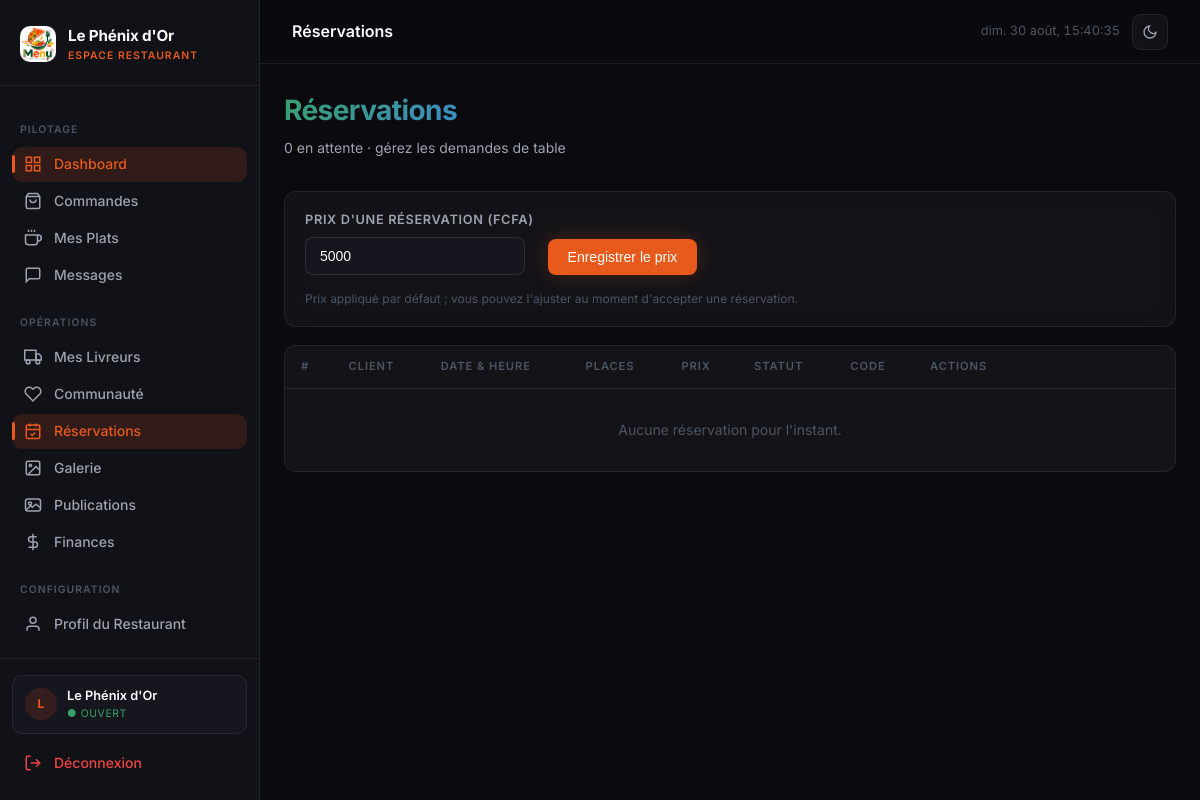
/admin-panel/resto/reservations/ (signed in), run on the app's committed database.
### core/models.py (models this page shows, shortened)
class RestaurantProfile(models.Model):
    user = models.OneToOneField(User, on_delete=models.CASCADE, related_name='restaurant_profile')
    nom = models.CharField(max_length=200)
    description = models.TextField(blank=True)
    adresse = models.CharField(max_length=300)
    ville = models.CharField(max_length=100)
    pays = models.CharField(max_length=100, default='Cameroun')
    latitude = models.DecimalField(max_digits=9, decimal_places=6, null=True, blank=True)
    longitude = models.DecimalField(max_digits=9, decimal_places=6, null=True, blank=True)
    logo = models.ImageField(upload_to='restaurants/logos/', blank=True, null=True)
    cover_image = models.ImageField(upload_to='restaurants/covers/', blank=True, null=True)
    commission_rate = models.DecimalField(max_digits=5, decimal_places=2, default=10.00)
    is_verified = models.BooleanField(default=False)
    is_open = models.BooleanField(default=True)
    temps_livraison_moyen = models.PositiveIntegerField(default=30)
    frais_livraison = models.DecimalField(max_digits=10, decimal_places=0, default=500)
    prix_reservation = models.DecimalField(max_digits=10, decimal_places=0, default=5000)
    note_cache = models.DecimalField(max_digits=3, decimal_places=1, default=0)
    created_at = models.DateTimeField(auto_now_add=True)
    class Meta:
        verbose_name = 'Profil Restaurant'
        verbose_name_plural = 'Profils Restaurants'
    @property
    def nb_publications_attente(self):
        return self.publications.filter(statut='en_attente', supprime_par='').count()

### core/views/resto_ws.py (the view, shortened to what this page needs)
# urls.py: path('resto/reservations/', resto_ws.reservations, name='resto_reservations'),
@resto_required
def reservations(request):
    resto = request.resto
    resas = resto.reservations.select_related('client').all()
    return render(request, 'resto/reservations.html', {
        'resto': resto,
        'reservations': resas,
        'en_attente': resas.filter(statut='en_attente').count(),
        'active_page': 'reservations',
    })

### core/views/resto_ws.py (called while the page is built)
def resto_required(view):
    @wraps(view)
    @login_required(login_url='core:login')
    def wrapper(request, *args, **kwargs):
        if request.user.role != 'restaurant' or not hasattr(request.user, 'restaurant_profile'):
            messages.error(request, 'Accès réservé aux restaurants.')
            return redirect('core:login')
        request.resto = request.user.restaurant_profile
        return view(request, *args, **kwargs)
    return wrapper

### templates/resto/reservations.html (shortened to what this page needs)
{% extends 'resto_base.html' %}
{% block topbar_title %}Réservations{% endblock %}
{% block content %}
<div class="page-header anim-fade-up">
  <div>
    <h1 class="page-title gradient-text">Réservations</h1>
    <p class="page-subtitle">{{ en_attente }} en attente · gérez les demandes de table</p>
  </div>
</div>
<form method="post" class="glass-card anim-fade-up" style="padding:18px 20px;margin-bottom:18px;display:flex;flex-wrap:wrap;align-items:end;gap:14px;">
  <div class="form-group" style="margin:0;">
    <label class="form-label">Prix d'une réservation (FCFA)</label>
    <input type="number" name="prix_reservation" class="input-field" min="0" step="500" value="{{ resto.prix_reservation|floatformat:0 }}" style="max-width:220px;">
  </div>
  <button type="submit" class="btn btn-primary">Enregistrer le prix</button>
  <div style="font-size:0.75rem;color:var(--text-muted);flex-basis:100%;">
    Prix appliqué par défaut ; vous pouvez l'ajuster au moment d'accepter une réservation.
  </div>
</form>
<div class="table-wrapper">
  <table class="data-table">
    <thead>
      <tr><th>#</th><th>Client</th><th>Date &amp; heure</th><th>Places</th><th>Prix</th><th>Statut</th><th>Code</th><th style="min-width:220px;">Actions</th></tr>
    </thead>
    <tbody>
      {% for r in reservations %}
      <tr>
        <td>#{{ r.pk }}</td>
        <td style="font-weight:600;">{{ r.nom }}</td>
        <td style="font-size:0.85rem;">{{ r.date_reservation|date:'d M Y · H:i' }}</td>
        <td>{{ r.nombre_personnes }}</td>
        <td style="font-weight:700;color:var(--accent-green);">{{ r.prix|floatformat:0 }} F</td>
        <td><span class="badge badge-{{ r.statut }}">{{ r.get_statut_display }}</span></td>
        <td style="font-family:monospace;">{{ r.code|default:'—' }}</td>
        <td>
          {% if r.statut == 'en_attente' %}
          <form method="post" style="display:flex;gap:6px;align-items:center;flex-wrap:wrap;">{% csrf_token %}
            <input type="hidden" name="reservation_id" value="{{ r.pk }}">
            <input type="number" name="prix" class="input-field" min="0" step="500" value="{{ r.prix|floatformat:0 }}" style="width:100px;padding:6px 10px;" title="Prix">
            <button name="action" value="accepter" class="btn btn-primary btn-sm">Accepter</button>
            <button name="action" value="refuser" class="btn btn-danger btn-sm" onclick="return confirm('Refuser cette réservation ?');">Refuser</button>
          </form>
          {% else %}
          <span style="color:var(--text-muted);font-size:0.82rem;">—</span>
          {% endif %}
        </td>
      </tr>
      {% empty %}
      <tr><td colspan="8" style="text-align:center;color:var(--text-muted);padding:30px;">Aucune réservation pour l'instant.</td></tr>
      {% endfor %}
    </tbody>
  </table>
</div>
{% endblock %}

### templates/resto_base.html (shortened to what this page needs)
<!DOCTYPE html>
<html lang="fr">
<head>
{% load static %}
<link rel="stylesheet" href="{% static 'css/base.css' %}">
<link rel="stylesheet" href="{% static 'css/sidebar.css' %}">
<link rel="stylesheet" href="{% static 'css/animations.css' %}">
</head>
<body>
<div class="app-layout">
  <aside class="sidebar" id="sidebar">
    <div class="sidebar-header">
      {% if resto.logo %}
        <img src="{{ resto.logo.url }}" alt="{{ resto.nom }}" class="sidebar-logo" style="border-radius:10px;object-fit:cover;">
      {% else %}
        <img src="{% static 'logo.png' %}" alt="Menu" class="sidebar-logo" onerror="this.style.display='none'">
      {% endif %}
      <div class="sidebar-brand">
        <div class="sidebar-brand-name" style="font-size:0.95rem;">{{ resto.nom|truncatechars:18 }}</div>
        <div class="sidebar-brand-sub">Espace Restaurant</div>
      </div>
    </div>
    <nav class="sidebar-nav">
      <span class="nav-section-label">Pilotage</span>
      <a href="{% url 'core:resto_dashboard' %}" class="nav-item {% if active_page == 'dashboard' %}active{% endif %}">
        <svg class="nav-icon" viewBox="0 0 24 24" fill="none" stroke-width="2"><rect x="3" y="3" width="7" height="7"/><rect x="14" y="3" width="7" height="7"/><rect x="14" y="14" width="7" height="7"/><rect x="3" y="14" width="7" height="7"/></svg>
        Dashboard
      </a>
      <a href="{% url 'core:resto_commandes' %}" class="nav-item {% if active_page == 'commandes' %}active{% endif %}">
        <svg class="nav-icon" viewBox="0 0 24 24" fill="none" stroke-width="2"><path d="M6 2L3 6v14a2 2 0 0 0 2 2h14a2 2 0 0 0 2-2V6l-3-4z"/><line x1="3" y1="6" x2="21" y2="6"/><path d="M16 10a4 4 0 0 1-8 0"/></svg>
        Commandes
      </a>
      <a href="{% url 'core:resto_plats' %}" class="nav-item {% if active_page == 'plats' %}active{% endif %}">
        <svg class="nav-icon" viewBox="0 0 24 24" fill="none" stroke-width="2"><path d="M18 8h1a4 4 0 0 1 0 8h-1"/><path d="M2 8h16v9a4 4 0 0 1-4 4H6a4 4 0 0 1-4-4V8z"/><line x1="6" y1="1" x2="6" y2="4"/><line x1="10" y1="1" x2="10" y2="4"/><line x1="14" y1="1" x2="14" y2="4"/></svg>
        Mes Plats
      </a>
      <a href="{% url 'core:resto_messages' %}" class="nav-item {% if active_page == 'messages' %}active{% endif %}">
        <svg class="nav-icon" viewBox="0 0 24 24" fill="none" stroke-width="2"><path d="M21 15a2 2 0 0 1-2 2H7l-4 4V5a2 2 0 0 1 2-2h14a2 2 0 0 1 2 2z"/></svg>
        Messages
      </a>
      <span class="nav-section-label">Opérations</span>
      <a href="{% url 'core:resto_livreurs' %}" class="nav-item {% if active_page == 'livreurs' %}active{% endif %}">
        <svg class="nav-icon" viewBox="0 0 24 24" fill="none" stroke-width="2"><rect x="1" y="3" width="15" height="13"/><polygon points="16 8 20 8 23 11 23 16 16 16 16 8"/><circle cx="5.5" cy="18.5" r="2.5"/><circle cx="18.5" cy="18.5" r="2.5"/></svg>
        Mes Livreurs
      </a>
      <a href="{% url 'core:resto_communaute' %}" class="nav-item {% if active_page == 'communaute' %}active{% endif %}">
        <svg class="nav-icon" viewBox="0 0 24 24" fill="none" stroke-width="2"><path d="M20.84 4.61a5.5 5.5 0 0 0-7.78 0L12 5.67l-1.06-1.06a5.5 5.5 0 0 0-7.78 7.78l1.06 1.06L12 21.23l7.78-7.78 1.06-1.06a5.5 5.5 0 0 0 0-7.78z"/></svg>
        Communauté
      </a>
      <a href="{% url 'core:resto_reservations' %}" class="nav-item {% if active_page == 'reservations' %}active{% endif %}">
        <svg class="nav-icon" viewBox="0 0 24 24" fill="none" stroke-width="2"><rect x="3" y="4" width="18" height="18" rx="2"/><line x1="16" y1="2" x2="16" y2="6"/><line x1="8" y1="2" x2="8" y2="6"/><line x1="3" y1="10" x2="21" y2="10"/><path d="M9 16l2 2 4-4"/></svg>
        Réservations
      </a>
      <a href="{% url 'core:resto_galerie' %}" class="nav-item {% if active_page == 'galerie' %}active{% endif %}">
        <svg class="nav-icon" viewBox="0 0 24 24" fill="none" stroke-width="2"><rect x="3" y="3" width="18" height="18" rx="2"/><circle cx="8.5" cy="8.5" r="1.5"/><path d="M21 15l-5-5L5 21"/></svg>
        Galerie
      </a>
      <a href="{% url 'core:resto_publications' %}" class="nav-item {% if active_page == 'publications' %}active{% endif %}">
        <svg class="nav-icon" viewBox="0 0 24 24" fill="none" stroke-width="2"><rect x="2" y="4" width="20" height="16" rx="3"/><circle cx="8" cy="10" r="2"/><path d="M22 16l-6-5-5 4-2-2-7 6"/></svg>
        Publications
      </a>
      <a href="{% url 'core:resto_finances' %}" class="nav-item {% if active_page == 'finances' %}active{% endif %}">
        <svg class="nav-icon" viewBox="0 0 24 24" fill="none" stroke-width="2"><line x1="12" y1="1" x2="12" y2="23"/><path d="M17 5H9.5a3.5 3.5 0 0 0 0 7h5a3.5 3.5 0 0 1 0 7H6"/></svg>
        Finances
      </a>
      <span class="nav-section-label">Configuration</span>
      <a href="{% url 'core:resto_profil' %}" class="nav-item {% if active_page == 'profil' %}active{% endif %}">
        <svg class="nav-icon" viewBox="0 0 24 24" fill="none" stroke-width="2"><path d="M20 21v-2a4 4 0 0 0-4-4H8a4 4 0 0 0-4 4v2"/><circle cx="12" cy="7" r="4"/></svg>
        Profil du Restaurant
      </a>
    </nav>
    <div class="sidebar-footer">
      <div class="sidebar-user">
        <div class="sidebar-avatar">{{ resto.nom|first|upper }}</div>
        <div class="sidebar-user-info">
          <div class="sidebar-user-name">{{ resto.nom|truncatechars:16 }}</div>
          <div class="sidebar-user-role">
            {% if resto.is_open %}<span style="color:var(--accent-green);">● Ouvert</span>{% else %}<span style="color:var(--accent-red);">● Fermé</span>{% endif %}
          </div>
        </div>
      </div>
      <a href="{% url 'core:logout' %}" class="nav-item" style="color:var(--accent-red);">
        <svg class="nav-icon" viewBox="0 0 24 24" fill="none" stroke-width="2"><path d="M9 21H5a2 2 0 0 1-2-2V5a2 2 0 0 1 2-2h4"/><polyline points="16 17 21 12 16 7"/><line x1="21" y1="12" x2="9" y2="12"/></svg>
        Déconnexion
      </a>
    </div>
  </aside>
  <div class="main-content">
    <header class="topbar">
      <div class="topbar-left">
        <span class="topbar-title">{% block topbar_title %}{% endblock %}</span>
      </div>
      <div class="topbar-right">
        <span class="topbar-time" id="topbar-clock"></span>
        <button class="theme-toggle" id="themeToggle" title="Changer de thème" aria-label="Basculer thème clair/sombre">
          <svg class="icon-moon" viewBox="0 0 24 24" fill="none" stroke-width="2"><path d="M21 12.79A9 9 0 1 1 11.21 3 7 7 0 0 0 21 12.79z"/></svg>
        </button>
      </div>
    </header>
    <div class="page-wrapper">
      {% block content %}{% endblock %}
    </div>
  </div>
</div>
</body>
</html>

### static/css/base.css (style rules this page uses)
:root, :root[data-theme="dark"] { --bg-primary: #0A0A0F; --bg-secondary: #111118; --bg-tertiary: #16161F; --bg-card: rgba(255, 255, 255, 0.04); --bg-card-hover: rgba(255, 255, 255, 0.07); --border: rgba(255, 255, 255, 0.08); --border-hover: rgba(255, 255, 255, 0.16); --topbar-bg: rgba(10, 10, 15, 0.85); --scrollbar-thumb: rgba(255,255,255,0.12); --scrollbar-thumb-hover: rgba(255,255,255,0.2); --card-shadow: none; --input-bg: #16161F; --input-border: rgba(255, 255, 255, 0.10); --input-border-focus: #38A169; --input-focus-ring: rgba(56, 161, 105, 0.15); --accent-orange: #E8591C; --accent-orange-dim: rgba(232, 89, 28, 0.15); --accent-green: #38A169; --accent-green-dim: rgba(56, 161, 105, 0.15); --accent-amber: #F5A623; --accent-amber-dim: rgba(245, 166, 35, 0.15); --accent-blue: #3B82F6; --accent-blue-dim: rgba(59, 130, 246, 0.15); --accent-red: #EF4444; --accent-red-dim: rgba(239, 68, 68, 0.15); --accent-purple: #8B5CF6; --accent-purple-dim: rgba(139, 92, 246, 0.15); --text-primary: #F9FAFB; --text-secondary: #9CA3AF; --text-muted: #4B5563; --glow-orange: 0 0 20px rgba(232, 89, 28, 0.25); --glow-green: 0 0 20px rgba(56, 161, 105, 0.25); --glow-amber: 0 0 20px rgba(245, 166, 35, 0.25); --glow-blue: 0 0 20px rgba(59, 130, 246, 0.25); --glow-red: 0 0 20px rgba(239, 68, 68, 0.25); --sidebar-width: 260px; --topbar-height: 64px; --radius: 12px; --radius-lg: 20px; --transition: all 0.25s cubic-bezier(0.4, 0, 0.2, 1); }
html { transition: background 0.3s ease, color 0.3s ease; }
*, *::before, *::after { box-sizing: border-box; margin: 0; padding: 0; }
html { scroll-behavior: smooth; }
body { font-family: 'Inter', -apple-system, BlinkMacSystemFont, 'Segoe UI', sans-serif; background: var(--bg-primary); color: var(--text-primary); line-height: 1.6; overflow-x: hidden; min-height: 100vh; transition: background 0.3s ease, color 0.3s ease; }
.app-layout { display: flex; min-height: 100vh; }
.main-content { margin-left: var(--sidebar-width); flex: 1; min-height: 100vh; background: var(--bg-primary); transition: var(--transition); }
.page-wrapper { padding: 32px; min-height: calc(100vh - var(--topbar-height)); }
.glass-card { background: var(--bg-card); border: 1px solid var(--border); border-radius: var(--radius); box-shadow: var(--card-shadow); backdrop-filter: blur(12px); -webkit-backdrop-filter: blur(12px); transition: var(--transition); }
.page-header { display: flex; align-items: center; justify-content: space-between; gap: 16px; flex-wrap: wrap; margin-bottom: 32px; }
.page-title { font-size: 1.75rem; font-weight: 700; color: var(--text-primary); letter-spacing: -0.02em; }
.page-subtitle { font-size: 0.875rem; color: var(--text-secondary); margin-top: 4px; }
.btn { display: inline-flex; align-items: center; gap: 8px; padding: 10px 20px; border-radius: 8px; font-size: 0.875rem; font-weight: 500; border: none; cursor: pointer; text-decoration: none; transition: var(--transition); white-space: nowrap; }
.btn-primary { background: var(--accent-orange); color: #fff; box-shadow: var(--glow-orange); }
.table-wrapper { background: var(--bg-card); border: 1px solid var(--border); border-radius: var(--radius); box-shadow: var(--card-shadow); overflow-x: auto; -webkit-overflow-scrolling: touch; }
.table-wrapper table { min-width: 560px; }
table { width: 100%; border-collapse: collapse; }
thead th { padding: 12px 16px; text-align: left; font-size: 0.7rem; font-weight: 600; color: var(--text-muted); text-transform: uppercase; letter-spacing: 0.08em; border-bottom: 1px solid var(--border); white-space: nowrap; }
tbody td { padding: 14px 16px; font-size: 0.875rem; color: var(--text-secondary); border-bottom: 1px solid var(--border); vertical-align: middle; }
tbody tr { transition: var(--transition); }
tbody tr:last-child td { border-bottom: none; }
.input-field { background: var(--input-bg, var(--bg-tertiary)); border: 1px solid var(--input-border, var(--border)); border-radius: 8px; padding: 10px 14px; color: var(--text-primary); font-size: 0.875rem; outline: none; width: 100%; transition: var(--transition); }
.input-field::placeholder { color: var(--text-muted); }
.form-group { margin-bottom: 20px; }
.form-label { display: block; font-size: 0.8rem; font-weight: 600; color: var(--text-secondary); margin-bottom: 6px; text-transform: uppercase; letter-spacing: 0.05em; }
@media (max-width: 1280px) { .page-wrapper { padding: 24px; } }

### data on the page
RestaurantProfile: nom "Le Phénix d'Or", nom|first "L", prix_reservation "5000"

### other printed values
{{ en_attente }} "0"
